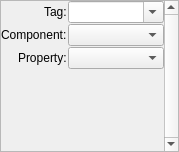
<?xml version="1.0" encoding="UTF-8"?>
<ui version="4.0">
 <class>AlterationEdit</class>
 <widget class="QWidget" name="AlterationEdit">
  <property name="geometry">
   <rect>
    <x>0</x>
    <y>0</y>
    <width>179</width>
    <height>152</height>
   </rect>
  </property>
  <property name="minimumSize">
   <size>
    <width>0</width>
    <height>150</height>
   </size>
  </property>
  <property name="windowTitle">
   <string>Form</string>
  </property>
  <layout class="QVBoxLayout" name="verticalLayout_2">
   <property name="spacing">
    <number>1</number>
   </property>
   <property name="margin">
    <number>0</number>
   </property>
   <item>
    <widget class="QScrollArea" name="scrollArea">
     <property name="verticalScrollBarPolicy">
      <enum>Qt::ScrollBarAlwaysOn</enum>
     </property>
     <property name="widgetResizable">
      <bool>true</bool>
     </property>
     <widget class="QWidget" name="scrollAreaWidgetContents">
      <property name="geometry">
       <rect>
        <x>0</x>
        <y>0</y>
        <width>159</width>
        <height>148</height>
       </rect>
      </property>
      <layout class="QVBoxLayout" name="verticalLayout">
       <property name="spacing">
        <number>0</number>
       </property>
       <property name="margin">
        <number>0</number>
       </property>
       <item>
        <layout class="QFormLayout" name="formLayout_2">
         <property name="sizeConstraint">
          <enum>QLayout::SetDefaultConstraint</enum>
         </property>
         <property name="fieldGrowthPolicy">
          <enum>QFormLayout::AllNonFixedFieldsGrow</enum>
         </property>
         <property name="labelAlignment">
          <set>Qt::AlignRight|Qt::AlignTrailing|Qt::AlignVCenter</set>
         </property>
         <property name="horizontalSpacing">
          <number>1</number>
         </property>
         <property name="verticalSpacing">
          <number>1</number>
         </property>
         <property name="margin">
          <number>0</number>
         </property>
         <item row="0" column="0">
          <widget class="QLabel" name="label_2">
           <property name="text">
            <string>Tag:</string>
           </property>
          </widget>
         </item>
         <item row="0" column="1">
          <widget class="QComboBox" name="cb_tag">
           <property name="editable">
            <bool>true</bool>
           </property>
          </widget>
         </item>
         <item row="1" column="0">
          <widget class="QLabel" name="label_3">
           <property name="text">
            <string>Component:</string>
           </property>
          </widget>
         </item>
         <item row="1" column="1">
          <widget class="QComboBox" name="cb_componentName"/>
         </item>
         <item row="2" column="0">
          <widget class="QLabel" name="label_4">
           <property name="text">
            <string>Property:</string>
           </property>
          </widget>
         </item>
         <item row="2" column="1">
          <widget class="QComboBox" name="cb_propertyName"/>
         </item>
         <item row="3" column="1">
          <widget class="QWidget" name="wg_editValue" native="true">
           <layout class="QVBoxLayout" name="verticalLayout_6">
            <property name="margin">
             <number>0</number>
            </property>
           </layout>
          </widget>
         </item>
        </layout>
       </item>
       <item>
        <layout class="QVBoxLayout" name="lo_editLayout"/>
       </item>
      </layout>
     </widget>
    </widget>
   </item>
  </layout>
 </widget>
 <resources/>
 <connections/>
</ui>
